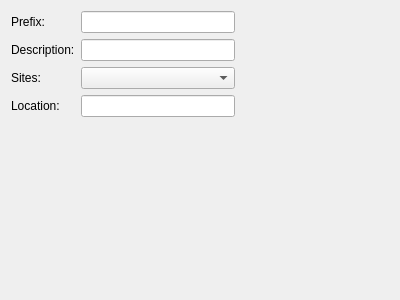
<?xml version="1.0" encoding="UTF-8"?>
<ui version="4.0">
 <class>SubnetEditWidget</class>
 <widget class="QWidget" name="SubnetEditWidget">
  <property name="geometry">
   <rect>
    <x>0</x>
    <y>0</y>
    <width>400</width>
    <height>300</height>
   </rect>
  </property>
  <property name="windowTitle">
   <string>Form</string>
  </property>
  <layout class="QVBoxLayout" name="verticalLayout">
   <item>
    <layout class="QGridLayout" name="gridLayout">
     <item row="3" column="2">
      <spacer name="horizontalSpacer">
       <property name="orientation">
        <enum>Qt::Horizontal</enum>
       </property>
       <property name="sizeHint" stdset="0">
        <size>
         <width>40</width>
         <height>20</height>
        </size>
       </property>
      </spacer>
     </item>
     <item row="0" column="1">
      <widget class="QLineEdit" name="prefix_edit"/>
     </item>
     <item row="3" column="1">
      <widget class="QComboBox" name="sites_cmb_box"/>
     </item>
     <item row="3" column="0">
      <widget class="QLabel" name="sites_label">
       <property name="text">
        <string>Sites:</string>
       </property>
      </widget>
     </item>
     <item row="0" column="0">
      <widget class="QLabel" name="prefix_label">
       <property name="text">
        <string>Prefix:</string>
       </property>
      </widget>
     </item>
     <item row="1" column="1">
      <widget class="QLineEdit" name="description_edit"/>
     </item>
     <item row="1" column="0">
      <widget class="QLabel" name="label">
       <property name="text">
        <string>Description:</string>
       </property>
      </widget>
     </item>
     <item row="4" column="0">
      <widget class="QLabel" name="location_label">
       <property name="text">
        <string>Location:</string>
       </property>
      </widget>
     </item>
     <item row="4" column="1">
      <widget class="QLineEdit" name="location_edit"/>
     </item>
    </layout>
   </item>
   <item>
    <spacer name="verticalSpacer">
     <property name="orientation">
      <enum>Qt::Vertical</enum>
     </property>
     <property name="sizeHint" stdset="0">
      <size>
       <width>20</width>
       <height>40</height>
      </size>
     </property>
    </spacer>
   </item>
  </layout>
 </widget>
 <resources/>
 <connections/>
</ui>
